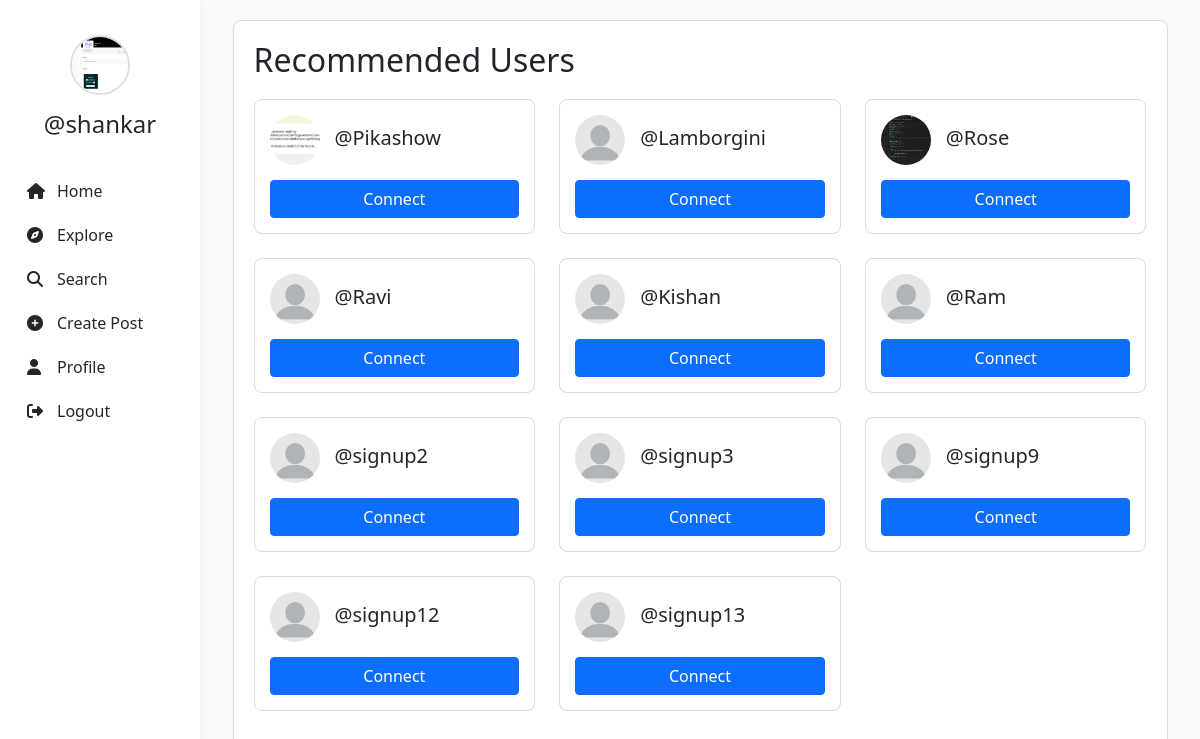
/recommendations/ (signed in), run on the app's committed database.
### userauth/models.py (models this page shows, shortened)
class Profile(models.Model):
    user = models.ForeignKey(User, on_delete=models.CASCADE)
    id_user = models.IntegerField(primary_key=True, default=0)
    bio = models.TextField(blank=True, default='')
    profileimg = models.ImageField(upload_to='profile_images', default='blank-profile-picture.png')
    location = models.CharField(max_length=100, blank=True, default='')
    phone = models.CharField(max_length=15, blank=True, default='')

### userauth/views.py (the view)
# urls.py: path('recommendations/', views.get_user_recommendations, name='recommendations'),
@login_required(login_url='/loginn')
def get_user_recommendations(request):
    current_user = request.user
    current_profile = Profile.objects.get(user=current_user)
    email_domain = current_user.email.split('@')[1] if '@' in current_user.email else ''
    similar_email_users = User.objects.filter(
        email__endswith=email_domain
    ).exclude(id=current_user.id)
    similar_phone_users = User.objects.none()
    if current_profile.phone:
        area_code = current_profile.phone[:3]  # Assuming first 3 digits are area code
        similar_phone_users = User.objects.filter(
            profile__phone__startswith=area_code
        ).exclude(id=current_user.id)
    username_prefix = current_user.username[:3]  # First 3 characters of username
    similar_username_users = User.objects.filter(
        username__startswith=username_prefix
    ).exclude(id=current_user.id)
    recommended_users = list(set(list(similar_email_users) +
                              list(similar_phone_users) +
                              list(similar_username_users)))
    recommended_profiles = Profile.objects.filter(user__in=recommended_users)
    existing_connections = ConnectionRequest.objects.filter(
        Q(sender=current_user, is_accepted=True) | Q(receiver=current_user, is_accepted=True)
    ).values_list('sender', 'receiver')
    connected_user_ids = set()
    for sender, receiver in existing_connections:
        connected_user_ids.add(sender.id)
        connected_user_ids.add(receiver.id)
    recommended_profiles = recommended_profiles.exclude(user_id__in=connected_user_ids)
    context = {
        'recommended_profiles': recommended_profiles,
        'profile': current_profile
    }
    return render(request, 'recommendations.html', context)

### templates/recommendations.html (shortened to what this page needs)
{% load static %}
<!DOCTYPE html>
<html lang="en">
<head>
    <link rel="stylesheet" href="https://maxcdn.bootstrapcdn.com/bootstrap/4.5.2/css/bootstrap.min.css">
    <link href="https://cdn.jsdelivr.net/npm/bootstrap@5.0.2/dist/css/bootstrap.min.css" rel="stylesheet">
    <link rel="stylesheet" href="{% static 'css/app.css' %}">
</head>
<body style="background-color: #fafafa;">
    <div class="container-fluid">
        <div class="row">
            <nav class="col-md-2 d-none d-md-block" style="position: fixed; background-color: #ffffff; height: 100vh; box-shadow: 0 2px 10px rgba(0,0,0,0.05); padding-top: 20px;">
                <div style="text-align: center; margin-top: 15px;">
                    <img src="{{profile.profileimg.url}}" alt="Profile Picture" style="width: 60px; height: 60px; border-radius: 50%; object-fit: cover; border: 2px solid #e0e0e0;">
                    <h4 style="margin-top: 15px;"><a href="/profile/{{user}}" style="text-decoration: none; color: #262626; font-weight: 500;">@{{user}}</a></h4>
                </div>
                <ul style="list-style: none; padding: 0; margin-top: 30px;">
                    <li style="padding: 10px 15px;">
                        <a href="/" style="text-decoration: none; color: #262626; display: flex; align-items: center;">
                            <i class="fa-solid fa-house" style="margin-right: 10px; width: 20px;"></i> Home
                        </a>
                    </li>
                    <li style="padding: 10px 15px;">
                        <a href="/explore" style="text-decoration: none; color: #262626; display: flex; align-items: center;">
                            <i class="fa-solid fa-compass" style="margin-right: 10px; width: 20px;"></i> Explore
                        </a>
                    </li>
                    <li style="padding: 10px 15px;">
                        <a href="#" data-bs-toggle="modal" data-bs-target="#exampleModal3" style="text-decoration: none; color: #262626; display: flex; align-items: center;">
                            <i class="fa-solid fa-magnifying-glass" style="margin-right: 10px; width: 20px;"></i> Search
                        </a>
                    </li>
                    <li style="padding: 10px 15px;">
                        <a href="#" data-bs-toggle="modal" data-bs-target="#exampleModal2" style="text-decoration: none; color: #262626; display: flex; align-items: center;">
                            <i class="fa-solid fa-circle-plus" style="margin-right: 10px; width: 20px;"></i> Create Post
                        </a>
                    </li>
                    <li style="padding: 10px 15px;">
                        <a href="/profile/{{user}}" style="text-decoration: none; color: #262626; display: flex; align-items: center;">
                            <i class="fa-solid fa-user" style="margin-right: 10px; width: 20px;"></i> Profile
                        </a>
                    </li>
                    <li style="padding: 10px 15px;">
                        <a href="/logoutt" style="text-decoration: none; color: #262626; display: flex; align-items: center;">
                            <i class="fa-solid fa-right-from-bracket" style="margin-right: 10px; width: 20px;"></i> Logout
                        </a>
                    </li>
                </ul>
            </nav>
            <main style="margin-left: 16.666667%; width: 83.333333%; padding: 20px;">
                <div style="max-width: 935px; margin: 0 auto;">
                    <div style="background: white; border: 1px solid #dbdbdb; border-radius: 8px; margin-bottom: 30px; padding: 20px;">
                        <h2 style="margin-bottom: 20px;">Recommended Users</h2>
                        {% if recommended_profiles %}
                            <div class="row">
                                {% for profile in recommended_profiles %}
                                    <div class="col-md-4 mb-4">
                                        <div style="background: white; border: 1px solid #dbdbdb; border-radius: 8px; padding: 15px;">
                                            <div style="display: flex; align-items: center; margin-bottom: 15px;">
                                                <img src="{{profile.profileimg.url}}" alt="{{profile.user.username}}" style="width: 50px; height: 50px; border-radius: 50%; object-fit: cover; margin-right: 15px;">
                                                <div>
                                                    <h5 style="margin: 0;"><a href="/profile/{{profile.user.username}}" style="text-decoration: none; color: #262626;">@{{profile.user.username}}</a></h5>
                                                </div>
                                            </div>
                                            <form action="/connect" method="POST">
                                                <button type="submit" class="btn btn-primary w-100">Connect</button>
                                            </form>
                                        </div>
                                    </div>
                                {% endfor %}
                            </div>
                        {% else %}
                            <div style="text-align: center; padding: 30px;">
                                <p style="color: #8e8e8e; margin-bottom: 20px;">No recommendations available at the moment.</p>
                                <a href="/explore" class="btn btn-primary">Explore More Users</a>
                            </div>
                        {% endif %}
                    </div>
                </div>
            </main>
        </div>
    </div>
</body>
</html>

### data on the page
Profile: profileimg (picture)
Profile: profileimg (picture), user.username "Pikashow"
Profile: profileimg (placeholder picture), user.username "Lamborgini"
Profile: profileimg (picture), user.username "Rose"
Profile: profileimg (placeholder picture), user.username "Ravi"
Profile: profileimg (placeholder picture), user.username "Kishan"
Profile: profileimg (placeholder picture), user.username "Ram"
Profile: profileimg (placeholder picture), user.username "signup2"
Profile: profileimg (placeholder picture), user.username "signup3"
Profile: profileimg (placeholder picture), user.username "signup9"
Profile: profileimg (placeholder picture), user.username "signup12"
Profile: profileimg (placeholder picture), user.username "signup13"

### other printed values
{{ user }} "shankar"
